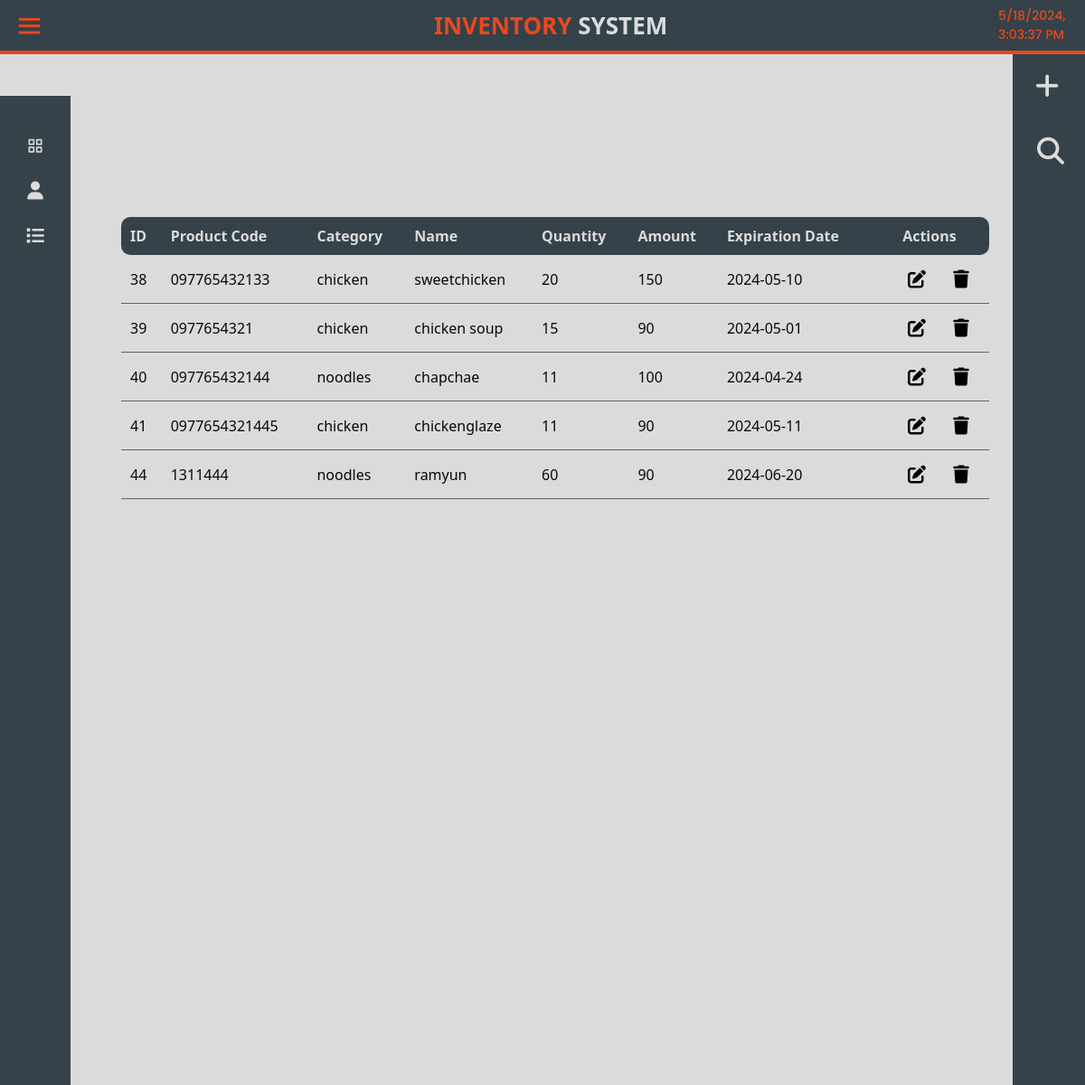
The app's page /sidepanel.php (signed in) with its own data.
### tables this page shows
CREATE TABLE `products` (
  `id` int(11) NOT NULL,
  `productCode` varchar(255) NOT NULL,
  `category` varchar(255) NOT NULL,
  `productName` varchar(255) NOT NULL,
  `productQuantity` int(100) NOT NULL,
  `productAmount` int(100) NOT NULL,
  `expirationDate` date NOT NULL
);

### sidepanel.php (the view, shortened to what this page needs)
<?php
include ('database/server.php');
?>
<!DOCTYPE html>
<html lang="en" dir="ltr">
<head>
  <link rel="stylesheet" href="style.css">
  <link href='https://unpkg.com/boxicons@2.0.7/css/boxicons.min.css' rel='stylesheet'>
  <link rel="stylesheet" href="sidepanel.css">
</head>
<body>
  <div class="sidebar close">
    <ul class="nav-links">
      <li>
        <a href="#">
          <i class='bx bx-grid-alt'></i>
        </a>
      </li>
      <li>
        <div class="iocn-link">
          <a href="#">
            <i class="fa-solid fa-user"></i>
          </a>
        </div>
      </li>
      <li>
        <div class="iocn-link">
          <a href="#">
            <i class="fa-solid fa-list"></i>
          </a>
        </div>
      </li>
      <li>
        <div class="profile-details">
        </div>
      </li>
    </ul>
  </div>
  <section class="home-section">
    <div class="home-content">
      <i class='bx bx-menu'></i>
      <span class="text">INVENTORY <span class="text2">SYSTEM</span></span>
      <div id="datetime"></div>
    </div>
    <div class="table-container">
      <table class="table">
        <thead>
          <tr>
            <th scope="col">ID</th>
            <th scope="col">Product Code</th>
            <th scope="col">Category</th>
            <th scope="col">Name</th>
            <th scope="col">Quantity</th>
            <th scope="col">Amount</th>
            <th scope="col">Expiration Date</th>
            <th class="th-action" scope="col">Actions</th>
          </tr>
        </thead>
        <tbody>
          <?php
          $sql = "SELECT * FROM `products`";
          $result = mysqli_query($db, $sql);
          if ($result) {
            while ($row = mysqli_fetch_assoc($result)) {
              $id = $row['id'];
              $productCode = $row['productCode'];
              $category = $row['category'];
              $productName = $row['productName'];
              $productQuantity = $row['productQuantity'];
              $productAmount = $row['productAmount'];
              $expirationDate = $row['expirationDate'];
              echo '<tr>
            <td scope="row">' . $id . '</td>
            <td>' . $productCode . '</td>
            <td>' . $category . '</td>
            <td>' . $productName . '</td>
            <td>' . $productQuantity . '</td>
            <td>' . $productAmount . '</td>
            <td>' . $expirationDate . '</td>
            <td class="td-action">
                <a href="edit-product.php? edit-product=' . $productCode . '"> <button id="edit-btn" ><i class="fa-solid fa-pen-to-square"></i></button></a></i>
                <a href="sidepanel.php? deleteproductCode=' . $productCode . '"><button id="delete-btn"><i class="fa-solid fa-trash"></i></button></a></i>
            </td>';
            }
          }
          ?>
        </tbody>
      </table>
    </div>
  </section>
  <div class="one"></div>
  <div class="sidenav">
    <button class="btn3 btn-open"><i class="fa-solid fa-plus" style="font-size: 30px; margin-right: 20px;"></i></button>
    <div class="search-container">
      <label class="button searchbutton" for="myInput"><i class="fa-solid fa-magnifying-glass"></i></label>
    </div>
  </div>
</body>
</html>

### style.css (style rules this page uses)
:root { --background-body: #202b38; --background: #161f27; --background-alt: #1a242f; --selection: #1c76c5; --text-main: #dbdbdb; --text-bright: #fff; --text-muted: #a9b1ba; --links: #41adff; --focus: #0096bfab; --border: #526980; --code: #ffbe85; --animation-duration: 0.1s; --button-base: #0c151c; --button-hover: #040a0f; --scrollbar-thumb: var(--button-hover); --scrollbar-thumb-hover: color-mod(var(--scrollbar-thumb) lightness(-30%)); --form-placeholder: #a9a9a9; --form-text: #fff; --variable: #d941e2; --highlight: #efdb43; --select-arrow: svg-load('./assets/select-arrow.svg', fill: #efefef); }

### records on screen
products: id "38", productCode "097765432133", category "chicken", productName "sweetchicken", productQuantity "20", productAmount "150", expirationDate "2024-05-10"
products: id "39", productCode "0977654321", category "chicken", productName "chicken soup", productQuantity "15", productAmount "90", expirationDate "2024-05-01"
products: id "40", productCode "097765432144", category "noodles", productName "chapchae", productQuantity "11", productAmount "100", expirationDate "2024-04-24"
products: id "41", productCode "0977654321445", category "chicken", productName "chickenglaze", productQuantity "11", productAmount "90", expirationDate "2024-05-11"
products: id "44", productCode "1311444", category "noodles", productName "ramyun", productQuantity "60", productAmount "90", expirationDate "2024-06-20"
